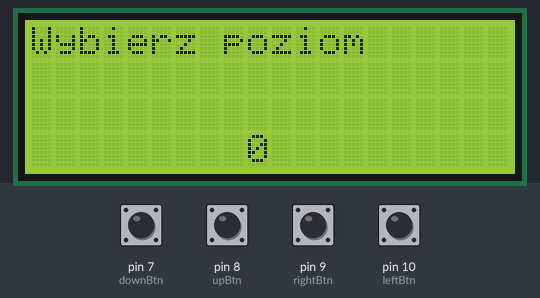
Simulated run of this sketch. Board: Arduino Uno, built with avr-gcc and run on an emulated ATmega328P. Shown: 20×4 character LCD. The test bench sets the inputs (shaded band); at power-on: pin 7 (downBtn), pin 8 (upBtn), pin 9 (rightBtn), pin 10 (leftBtn) HIGH. Random numbers use the default seed unless the sketch sets one.

Above: at 0.9 s.
1.0 s: pin 9 (rightBtn) pulled LOW for 0.15 s
At 1.18 s:
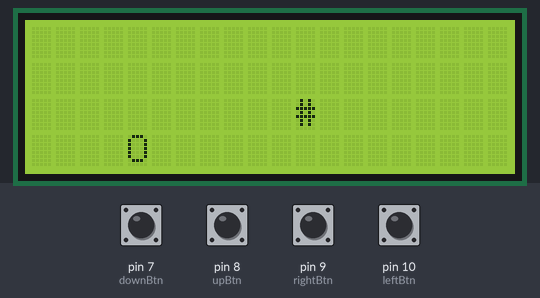
3.2 s: pin 7 (downBtn) pulled LOW for 0.15 s
At 3.38 s:
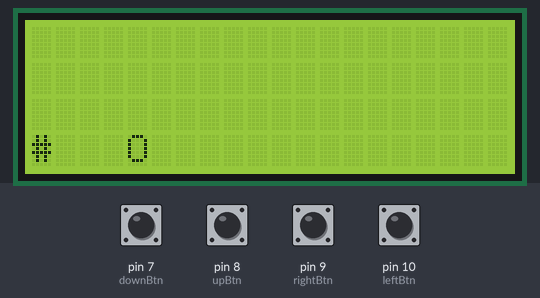
4.8 s: pin 10 (leftBtn) pulled LOW for 0.15 s
At 5.14 s:
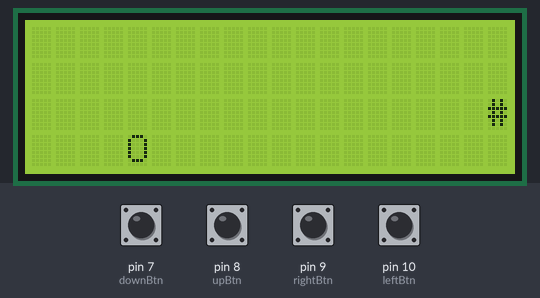
7.9 s: pin 8 (upBtn) pulled LOW for 0.15 s
At 8.66 s:
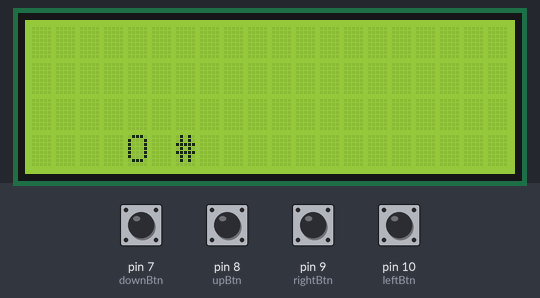
11.0 s: pin 9 (rightBtn) pulled LOW for 1 s
At 11.3 s:
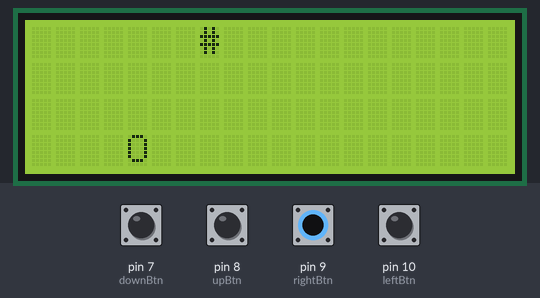
13.5 s: pin 7 (downBtn) pulled LOW for 1 s
At 13.72 s:
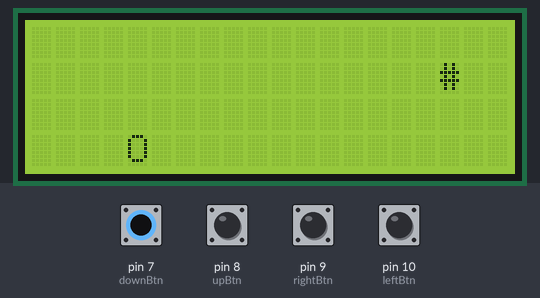

The sketch:

snake3.ino
```cpp
#include <LiquidCrystal.h>

const int rs = 12, e = 3, d4 = 5, d5 = 4, d6 = 6, d7 = 2;
const int downBtn = 7;
const int upBtn = 8;
const int rightBtn = 9;
const int leftBtn = 10;

LiquidCrystal lcd(rs, e, d4, d5, d6, d7);


const int numRows = 4;
const int numCols = 20;

int snakeX[80] = {10};
int snakeY[80] = {2};
int snakeLength = 1;

int foodX;
int foodY;

int dx = 1;
int dy = 0;

int newDx = 1;
int newDy = 0;

int startLevel = 0;

int startDelay = 220;
unsigned long lastMoveTime = 0;
unsigned long lastJoystickCheckTime = 0;
unsigned long joystickCheckInterval = 50;

void setup() {
  Serial.begin(9600);
  lcd.begin(20, 4);
  pinMode(downBtn, INPUT_PULLUP);
  pinMode(upBtn, INPUT_PULLUP);
  pinMode(leftBtn, INPUT_PULLUP);
  pinMode(rightBtn, INPUT_PULLUP);
  randomSeed(analogRead(0));
  runNewGame();
}

void loop() {
  unsigned long currentTime = millis();

  // sprawdzanie odchylenia joysticka
  if (currentTime - lastJoystickCheckTime >= joystickCheckInterval) {
    getPosition();
    lastJoystickCheckTime = currentTime;
  }

  // poruszanie wężem
  if (currentTime - lastMoveTime >= startDelay) {
    moveSnake();
    checkFood();
    lcd.clear();
    drawSnake();
    drawFood();
    lastMoveTime = currentTime;
  }
}

void showStartScreen() {
  lcd.clear();
  lcd.setCursor(0, 0);
  lcd.print("Wybierz poziom");

  while (digitalRead(rightBtn) == HIGH) {
    delay(100);
    lcd.setCursor(9, 3);
    lcd.print(startLevel);
    getPosition();
    switch(newDy) {
      case 1:
        startLevel--;
        newDy = 0;
        break;
      case -1:
        startLevel++;
        newDy = 0;
        break;
    }
    if (startLevel < 0) startLevel = 5;
    if (startLevel > 5) startLevel = 0;
  }

  startDelay = 220 - (startLevel * 10);
  lcd.setCursor(1, 3);
}

void showGameOverScreen() {
  lcd.clear();
  lcd.setCursor(3, 0);
  lcd.print("Przegrales");
  lcd.setCursor(0, 1);
  lcd.print("Nacisnij przycisk");
  lcd.setCursor(0, 2);
  lcd.print("w prawo");
  lcd.setCursor(0, 3);
  lcd.print("Aby zagrac");
  while (digitalRead(rightBtn) == HIGH) {}

  delay(1000);
}

void runNewGame() {
  startDelay = 220;
  snakeLength = 1;
  snakeX[0] = 10;
  snakeY[0] = 2;
  dx = 1;
  dy = 0;
  newDx = 1;
  newDy = 0;
  showStartScreen();
  spawnFood();
}

void getPosition() {

  if (digitalRead(upBtn) == LOW && dy == 0) {
    newDy = -1;
    newDx = 0;
  } else if (digitalRead(downBtn) == LOW && dy == 0) {
    newDy = 1;
    newDx = 0;
  }

  if (digitalRead(leftBtn) == LOW && dx == 0) {
    newDx = -1;
    newDy = 0;
  } else if (digitalRead(rightBtn) == LOW && dx == 0) {
    newDx = 1;
    newDy = 0;
  }
}

void moveSnake() {
  // zapobieganie "zawróceniu" węża
  if ((newDx != -dx || newDy != -dy) && (newDx != dx || newDy != dy)) {
    dx = newDx;
    dy = newDy;
  }

  for (int i = snakeLength - 1; i > 0; i--) {
    snakeX[i] = snakeX[i - 1];
    snakeY[i] = snakeY[i - 1];
  }

  snakeX[0] += dx;
  snakeY[0] += dy;

  // sprawdzanie, czy nie przechodzimy przez ścianę
  if (snakeX[0] < 0) snakeX[0] = numCols - 1;
  if (snakeX[0] >= numCols) snakeX[0] = 0;
  if (snakeY[0] < 0) snakeY[0] = numRows - 1;
  if (snakeY[0] >= numRows) snakeY[0] = 0;

  // sprawdzanie, czy nie zjadamy własnego ogona
  for (int i = 1; i < snakeLength; i++) {
    if (snakeX[0] == snakeX[i] && snakeY[0] == snakeY[i]) {
      showGameOverScreen();
      runNewGame();
      return;
    }
  }
}

void checkFood() {
  // sprawdzanie kolizji z jedzonkiem
  if (snakeX[0] == foodX && snakeY[0] == foodY) {
    snakeLength++;
    spawnFood();
  }
}

void spawnFood() {
  bool validPosition = false;
  while (!validPosition) {
    foodX = random(numCols);
    foodY = random(numRows);
    validPosition = true;
    for (int i = 0; i < snakeLength; i++) {
      if (snakeX[i] == foodX && snakeY[i] == foodY) {
        validPosition = false;
        break;
      }
    }
  }
}

void drawSnake() {
  for (int i = 0; i < snakeLength; i++) {
    lcd.setCursor(snakeX[i], snakeY[i]);
    lcd.print("#");
  }
}

void drawFood() {
  lcd.setCursor(foodX, foodY);
  lcd.print("O");
}
```

Measured:
- after the input at 1.0 s, the display: changes after 0.07 s (image 1)
